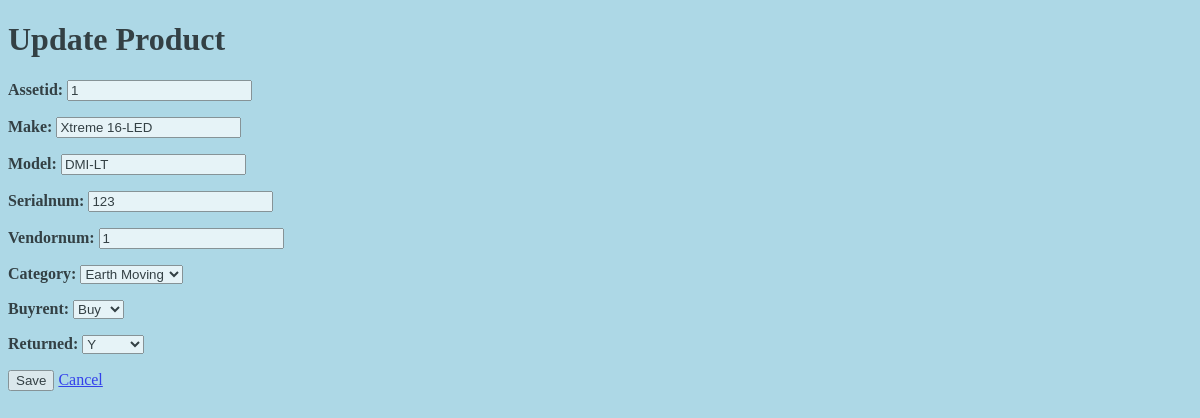
The page /rental/details/2/update/ on the database as committed earlier.
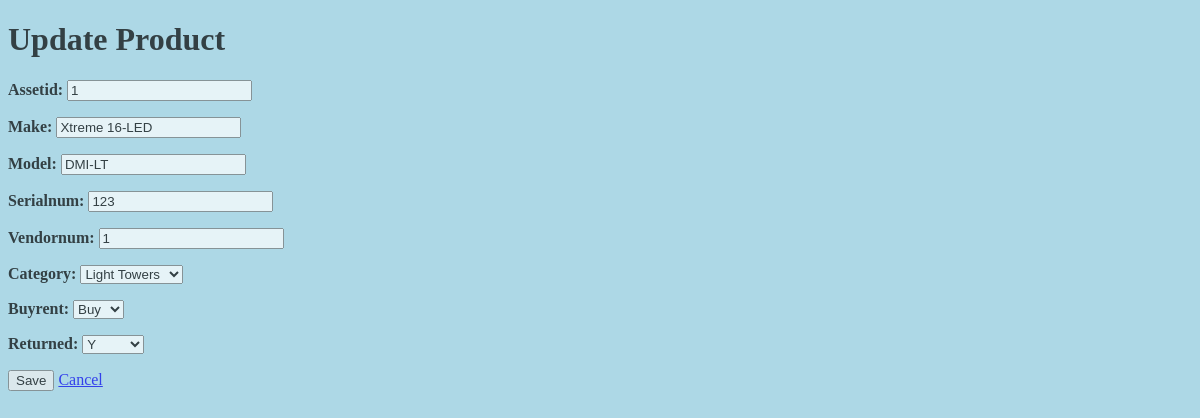
The same page on the database as committed later.
### rentalsite/models.py (models this page shows, shortened)
class BaseModel(models.Model):
    objects = models.Manager()
    class Meta:
        abstract = True

class Equipment(BaseModel):
    assetid = models.CharField(max_length=200)
    make = models.CharField(max_length=200)
    model = models.CharField(max_length=200)
    serialnum = models.CharField(max_length=200)
    vendornum = models.CharField(max_length=200)
    category = models.CharField(max_length=255, choices=CATEGORY_CHOICES, default="Earth Moving")
    buyrent = models.CharField(max_length=4, choices=(('b', 'Buy'), ('r', 'Rent')), default='Buy')
    returned = models.CharField(max_length=1, choices=(('y', 'Y'), ('n', 'N')))

### rentalsite/views.py (the view)
# urls.py: path('details/<int:pk>/update/', views.EquipmentUpdate.as_view(), name='update'),
class EquipmentUpdate(UpdateView):
    model = Equipment
    fields = ['assetid', 'make', 'model', 'serialnum', 'vendornum', 'category', 'buyrent', 'returned']
    template_name = 'rentalsite/equipment_update.html'
    success_url = reverse_lazy('rentalsite:listpages')

### rentalsite/templates/rentalsite/equipment_update.html (shortened to what this page needs)
<!DOCTYPE html>
<html>
<h1>Update Product</h1>
<body>
{% block content %}
    <form method="post">{% csrf_token %}
        <b>{{ form.as_p }}</b>
            <button type="submit" value="Save">Save</button>
        <a href="http://127.0.0.1:8000/rental/listpages/" > Cancel </a>
    </form>
{% endblock content %}
</body>
</html>

### rentalsite/templates/rentalsite/equipment_update.html (style rules this page uses)
body { background-color: lightblue; opacity: 0.7; }

Rows that differ between the two databases and show on the page:
changed Equipment "Xtreme 16-LED": category "Earth Moving" → "Light Towers"
